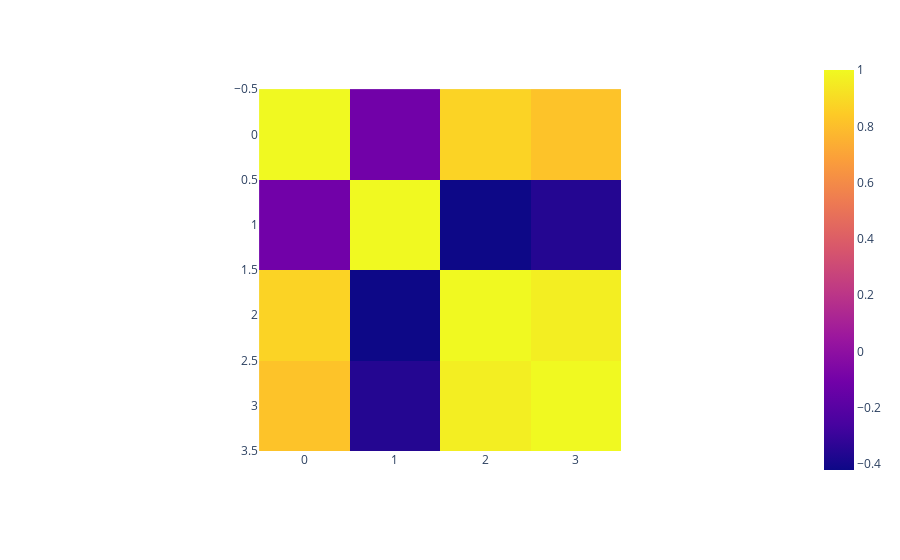

Notebook code for this chart:
### Markdown cell above
Now we just need to show it:

- `with fig_iris do show using`

### Code cell
fig_iris.show()

#<xml xmlns="https://developers.google.com/blockly/xml"><variables><variable id=".Y9~^4%y]rs,A!j8aXw0">fig_iris</variable></variables><block type="varDoMethod" id="Y3*:nG98oP04XKV=JbYK" x="8" y="188"><field name="VAR" id=".Y9~^4%y]rs,A!j8aXw0">fig_iris</field><field name="MEMBER">show</field><data>fig_iris:show</data></block></xml>

### Figure 1 — Plotly figure (JSON) as saved in the notebook; plotly's stock layout.template omitted (floating-point values rounded to 4 significant figures)
{"data": [{"coloraxis": "coloraxis", "hovertemplate": "x: %{x}<br>y: %{y}<br>color: %{z}<extra></extra>", "type": "heatmap", "z": [[1, -0.1094, 0.8718, 0.818], [-0.1094, 1, -0.4205, -0.3565], [0.8718, -0.4205, 1, 0.9628], [0.818, -0.3565, 0.9628, 1]]}], "layout": {"autosize": true, "coloraxis": {"colorscale": [[0, "#0d0887"], [0.1111, "#46039f"], [0.2222, "#7201a8"], [0.3333, "#9c179e"], [0.4444, "#bd3786"], [0.5556, "#d8576b"], [0.6667, "#ed7953"], [0.7778, "#fb9f3a"], [0.8889, "#fdca26"], [1, "#f0f921"]]}, "margin": {"t": 60}, "xaxis": {"autorange": true, "constrain": "domain", "domain": [0.2488, 0.7512], "range": [-0.5, 3.5], "scaleanchor": "y"}, "yaxis": {"autorange": true, "constrain": "domain", "domain": [0, 1], "range": [3.5, -0.5]}}}
